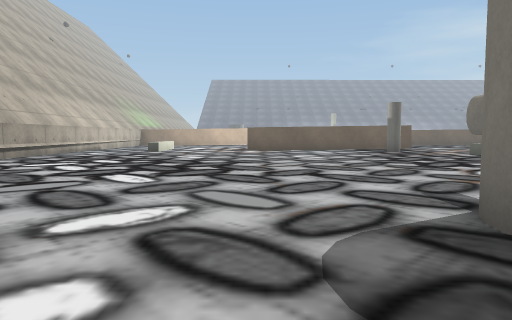
[1] (above)

22 first-person views from a walk through a 3-D level made in the Unity game engine. The camera is 0.68 m above the floor, tilts 4° down and sees 70° across. The floor is counted in squares, 1 m on a side. Each view is taken from the middle of a square. On the plan, view 1 faces up. The plan holds only what a view shows up to about 11 squares ahead; the rest is blank. The place goes on beyond the plan. The player character is not drawn. Some surface patterns are stand-ins.

[2]
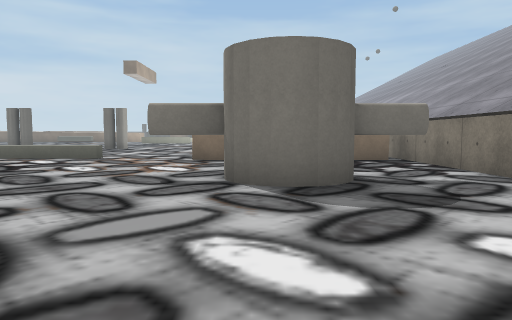

[3]
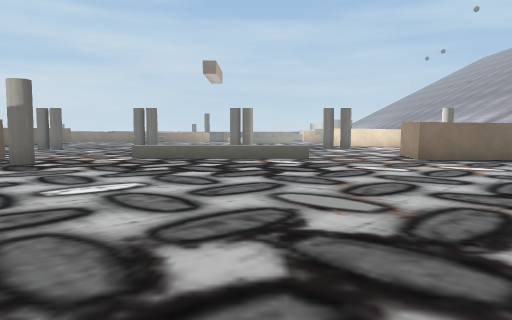

[4]
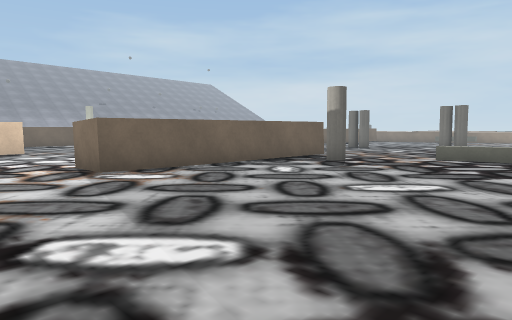

[5]
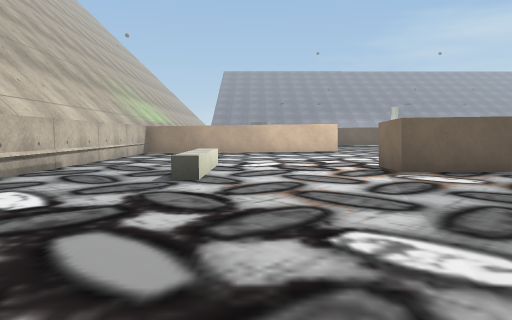

[6]
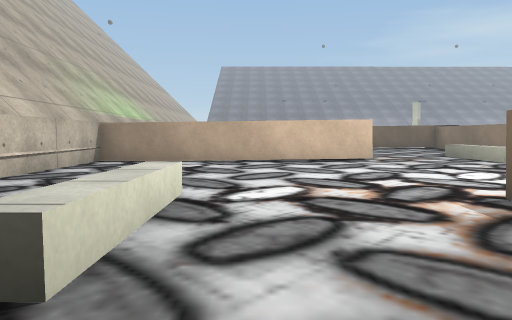

[7]
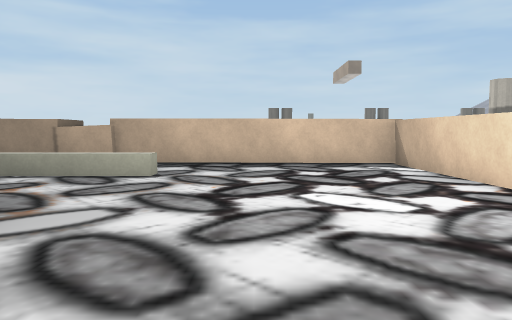

[8]
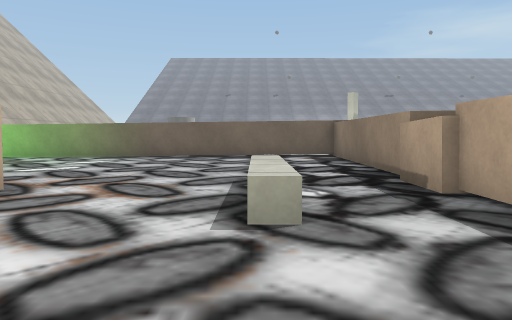

[9]
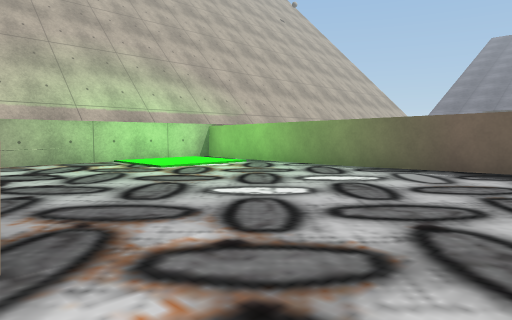

[10]
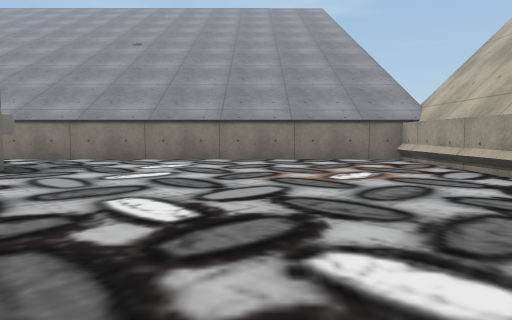

[11]
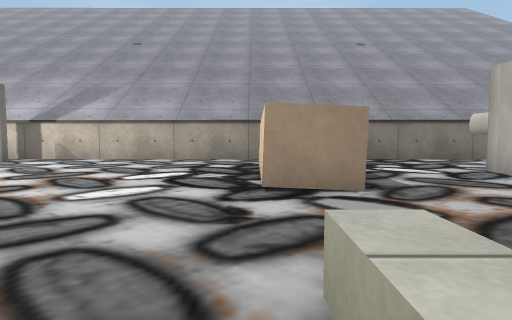

[12]
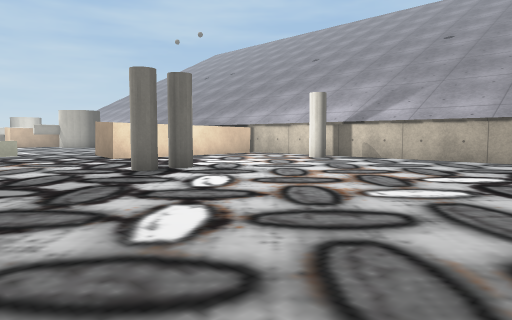

[13]
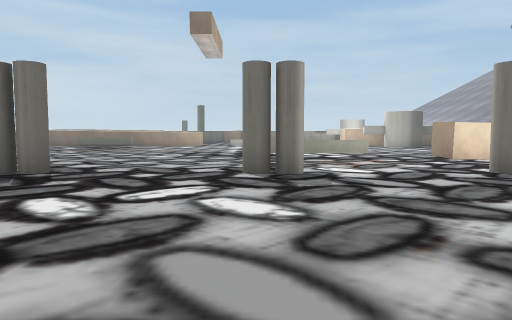

[14]
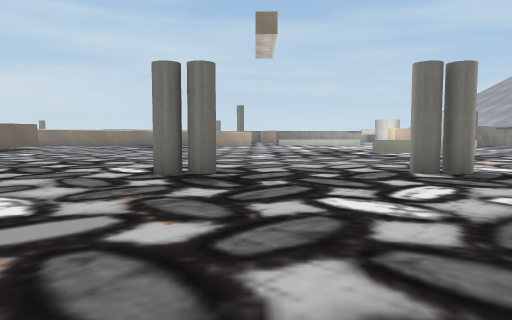

[15]
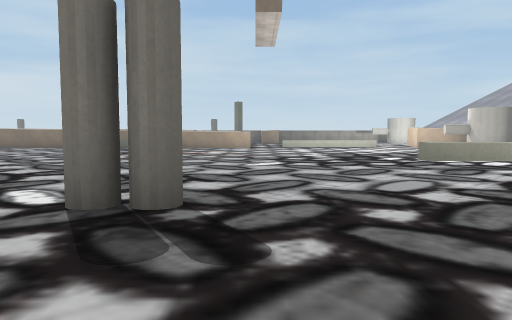

[16]
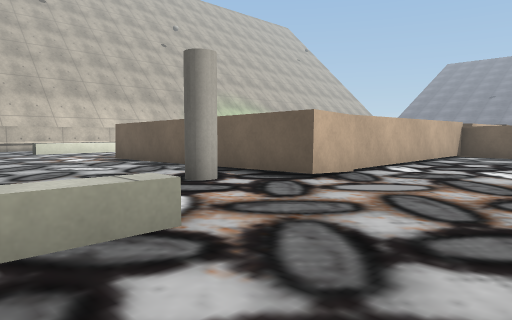

[17]
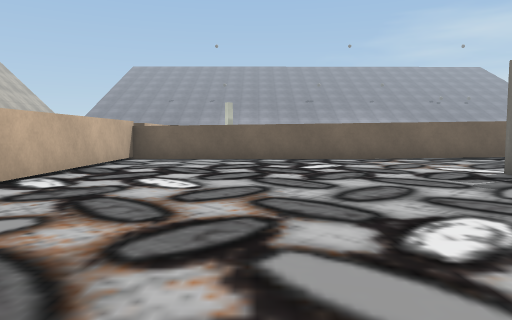

[18]
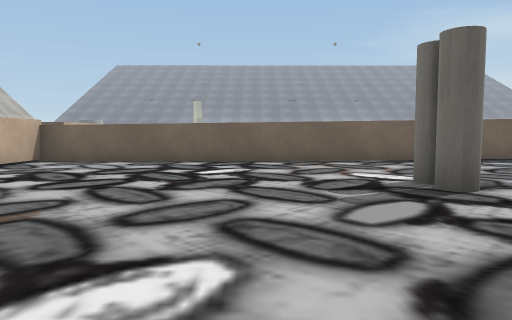

[19]
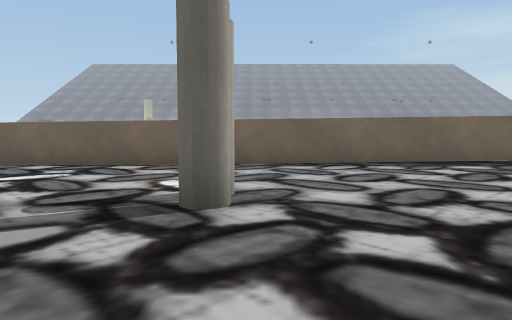

[20]
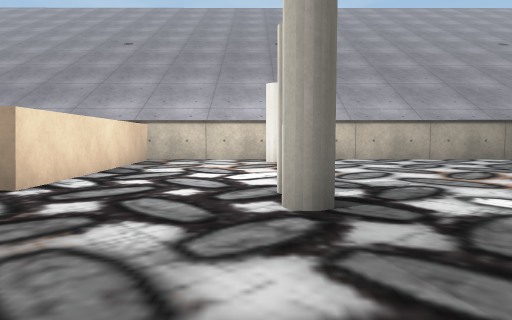

[21]
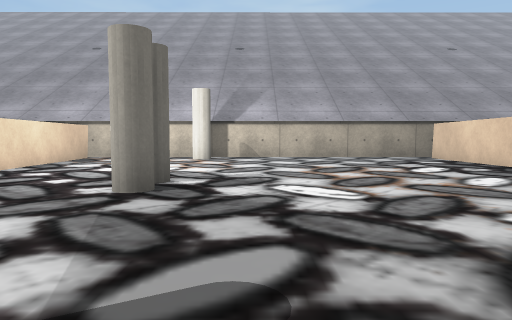

[22]
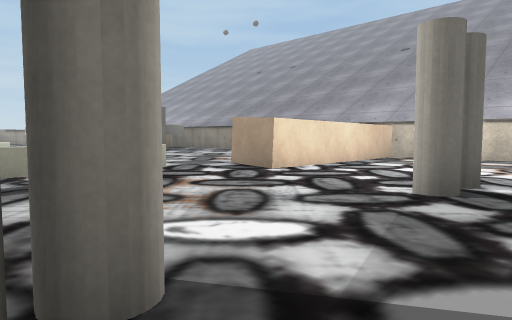

### Floor plan
Points are (right, up) in squares from view 1. A wall is a line through its corners. A room is listed if a view was taken in it or the views show most of it. See-through windows are left out.
Room 1 (views 1, 2, 3, 4, 5, 6, 7, 8, 9, 10, 11, 12, 13, 14, 15, 16, 17, 18, 19, 20, 21, 22)
walls: (1.5, 16.8) (5.3, 16.8) (5.3, 30) (-6.6, 30); (6.7, 2.1) (6.7, 4.7) (7.9, 4.7) (7.9, -0.6); (0, 22.4) (-7, 22.4) (-7, 14.6); (6.5, 24.5) (5.3, 24.5); (-7, 11.1) (-7, 9.9); (6.7, -0.6) (6.7, 0.5); (-7, 3.5) (-7, -1) (18.4, -1); (19.5, 23.2) (6.6, 23.2) (6.5, 15.6) (-0.4, 15.6) (-0.4, 16.9); (17.8, -0.6) (17.8, 4.7) (19.1, 4.7); (-7, 29.6) (-7, 24.5)
low walls: (7.7, 12.5) (7.7, 11.4); (7.7, 8.5) (7.7, 7.5) (7.3, 7.5) (7.3, 12.5); (3.4, 21.7) (2.9, 21.7) (2.9, 24.2); (-3.9, 17.2) (-3.9, 14.4) (-4.4, 14.4); (18.2, 6.8) (18.2, 9.6) (18.6, 9.6)
objects: other object (2, 1) to (3, 4); cylinder (5, 14); cylinder (14, 0); cylinder (14, 5); cylinder (14, 10); cylinder (14, 14); cylinder (14, 19)

Positions as (right, up) in squares from view 1, and headings:
1: (0, 0), facing up
2: (-3, 3), facing right
3: (-3, 9), facing right
4: (-3, 9), facing up-right
5: (-3, 9), facing up
6: (-3, 13), facing up
7: (-3, 20), facing right
8: (3, 19), facing up
9: (2, 23), facing up-left
10: (-3, 9), facing down
11: (8, 9), facing down
12: (8, 9), facing down-right
13: (8, 10), facing right
14: (8, 13), facing right
15: (11, 13), facing right
16: (10, 11), facing up-left
17: (10, 13), facing up
18: (12, 14), facing up
19: (15, 15), facing up
20: (15, 9), facing down
21: (13, 10), facing down
22: (13, 10), facing down-right
